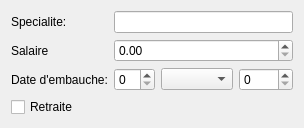
<?xml version="1.0" encoding="UTF-8"?>
<ui version="4.0">
 <class>EmployeSpWidget</class>
 <widget class="QWidget" name="EmployeSpWidget">
  <property name="geometry">
   <rect>
    <x>0</x>
    <y>0</y>
    <width>359</width>
    <height>141</height>
   </rect>
  </property>
  <property name="windowTitle">
   <string>Form</string>
  </property>
  <layout class="QGridLayout" name="gridLayout">
   <property name="sizeConstraint">
    <enum>QLayout::SetFixedSize</enum>
   </property>
   <item row="3" column="2">
    <layout class="QHBoxLayout" name="hlDateEmbau">
     <item>
      <widget class="QSpinBox" name="sbDay">
       <property name="maximum">
        <number>30</number>
       </property>
      </widget>
     </item>
     <item>
      <widget class="QComboBox" name="sbMonth"/>
     </item>
     <item>
      <widget class="QSpinBox" name="sbYear">
       <property name="maximum">
        <number>2017</number>
       </property>
      </widget>
     </item>
    </layout>
   </item>
   <item row="3" column="1">
    <widget class="QLabel" name="lDateEmbau">
     <property name="text">
      <string>Date d'embauche:</string>
     </property>
    </widget>
   </item>
   <item row="4" column="1" colspan="2">
    <widget class="QCheckBox" name="cbRetraite">
     <property name="text">
      <string>Retraite</string>
     </property>
    </widget>
   </item>
   <item row="2" column="1">
    <widget class="QLabel" name="lSalaire">
     <property name="text">
      <string>Salaire</string>
     </property>
    </widget>
   </item>
   <item row="2" column="2">
    <widget class="QDoubleSpinBox" name="dsbSalaire">
     <property name="maximum">
      <double>9999.989999999999782</double>
     </property>
    </widget>
   </item>
   <item row="1" column="1">
    <widget class="QLabel" name="lSpecial">
     <property name="text">
      <string>Specialite:</string>
     </property>
    </widget>
   </item>
   <item row="1" column="2">
    <widget class="QLineEdit" name="leSpecial"/>
   </item>
  </layout>
 </widget>
 <resources/>
 <connections/>
</ui>
